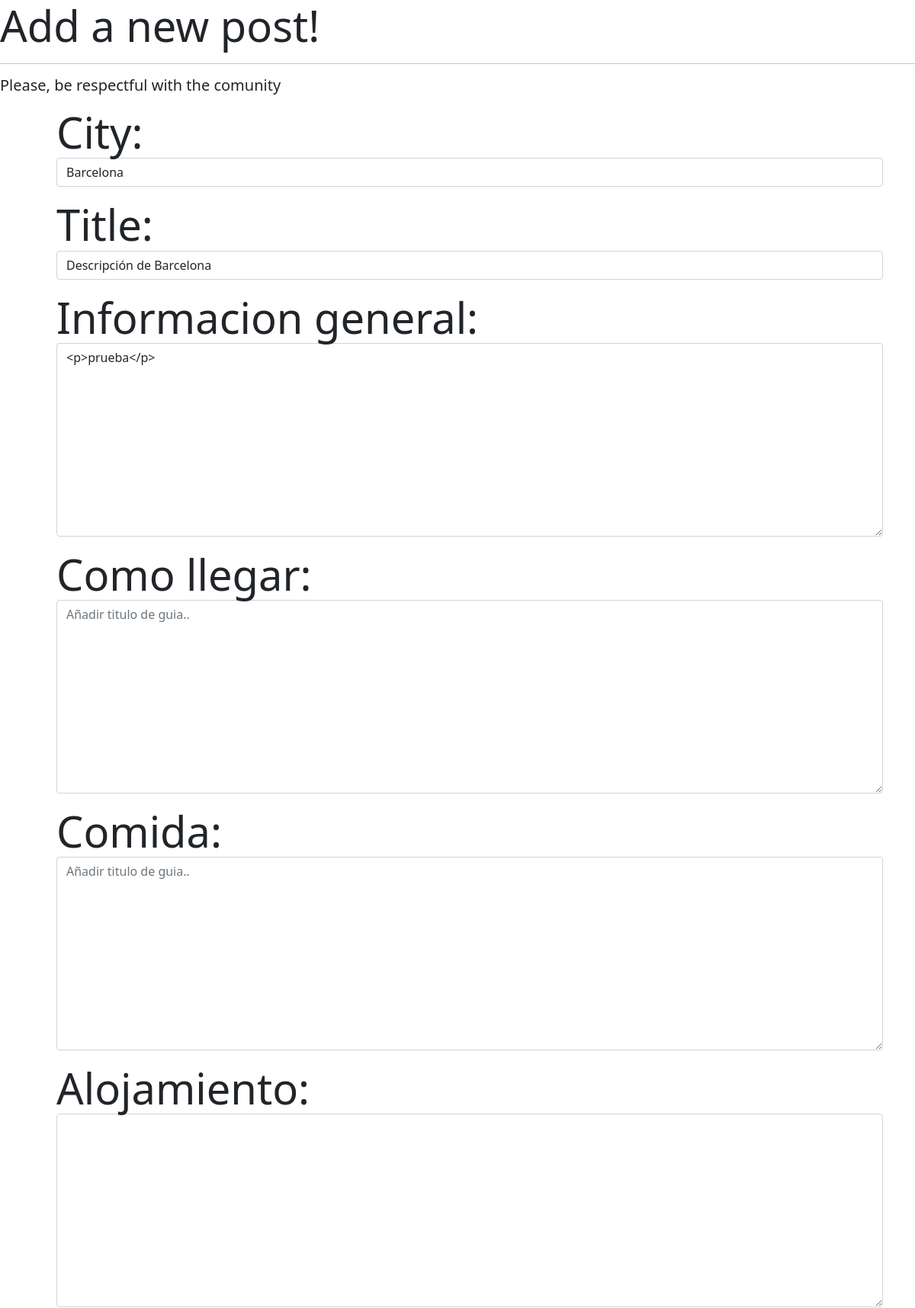
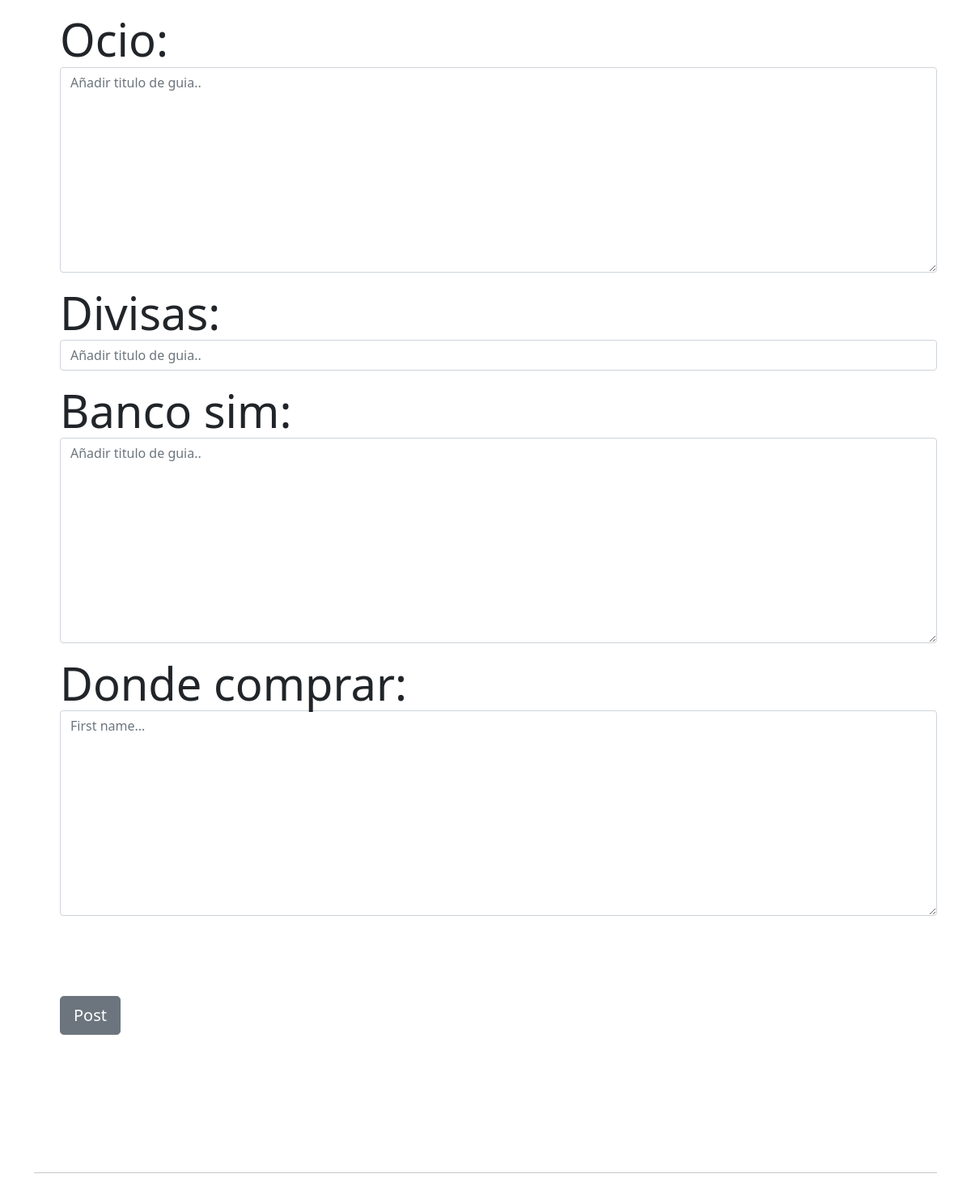
/adminsite/editguide/2, run on the app's committed database (2 pictures, top to bottom).
### descuentosApp/models.py (models this page shows, shortened)
class Guide(models.Model):
	city = models.ForeignKey(City, on_delete=models.CASCADE)
	title = models.CharField(max_length=50, default='')
	imagen_informacion_general = models.ImageField(null=True, blank=True, upload_to="images/")
	informacion_general = RichTextField(blank=True)
	como_llegar = RichTextField(blank=True)
	comida = RichTextField(blank=True, default = '')
	alojamiento = RichTextField(blank=True)
	ocio = RichTextField(blank=True)
	divisas = RichTextField(blank=True)
	banco_sim = RichTextField(blank=True)
	donde_comprar = RichTextField(blank=True)

### descuentosApp/views.py (the view)
# urls.py: path('adminsite/editguide/<int:pk>', views.EditGuide.as_view(), name='EditGuide'),
class EditGuide(UpdateView):
	model = Guide
	form_class = EditarGuia
	template_name = 'edit_guide.html'
	success_url = reverse_lazy('Admin')

### descuentosApp/models.py (called while the page is built)
	def __str__(self):
		return self.name

### descuentosApp/templates/edit_guide.html (shortened to what this page needs)
<!doctype html>
<html lang="en">
<head>
    <link href="https://cdn.jsdelivr.net/npm/bootstrap@5.0.0-beta1/dist/css/bootstrap.min.css" rel="stylesheet">
</head>
<body>
    <div class="jumbotron">
        <h1 class="display-4">
            <hr>
            <p class="lead">Please, be respectful with the comunity</p>
            <div class=" container">
                <form method="POST">
                    <ul>
                        {{form.as_p}}
                        <br>
                        <button class="btn btn-secondary btn-lg">Post</button>
                    </ul>
                    <br><br>
                    <hr>
                    <ul>
                        <br>
                        <br>
                    </ul>
            </div>
</body>
</html>

### data on the page
Guide: city "Barcelona", title "Descripción de Barcelona", informacion_general "<p>prueba</p>"
